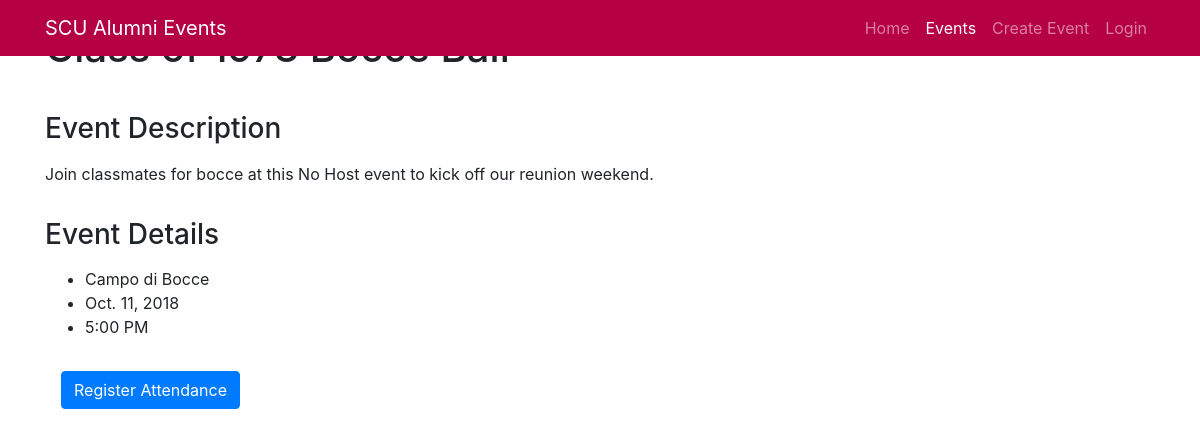
/attendance/events/9, run on an earlier commit of the app's database.
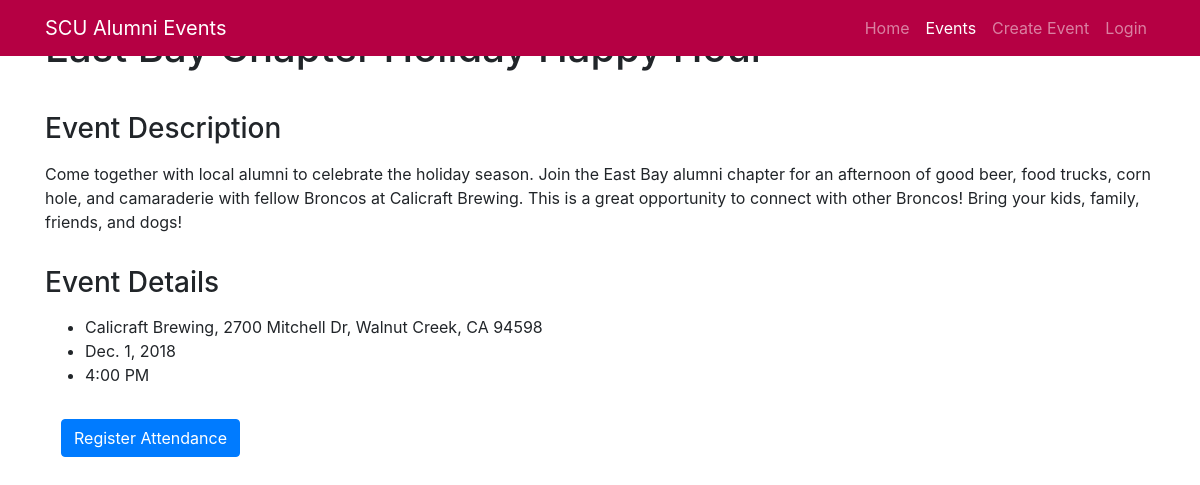
And on a later commit of the database.
### attendance/models.py (models this page shows, shortened)
class Event(models.Model):
    name = models.CharField(max_length=200, help_text='Enter an event name')
    description = models.TextField(
        max_length=1500, help_text='Enter an event description')
    location = models.CharField(
        max_length=75, help_text='Enter location of event')
    date = models.DateField()
    time = models.TimeField()
    numAttend = models.IntegerField(default=0)
    approved = models.BooleanField(default=False)
    event_fName = models.CharField(
        max_length=45, help_text='Enter your first name', null=True)
    event_lName = models.CharField(
        max_length=45, help_text='Enter your last name', null=True)
    event_email = models.EmailField(null=True)
    event_school = models.CharField(
        max_length=50, help_text='Enter school graduated from', null=True)
    event_yearGrad = models.PositiveSmallIntegerField(
        help_text='Enter graduation year', null=True)
    event_major = models.CharField(
        max_length=70, help_text='Enter your major', null=True)

### attendance/views.py (the view)
# urls.py: path('events/<int:pk>', views.EventDetailView.as_view(), name='event_detail'),
class EventDetailView(generic.DetailView):
    model = Event
    template_name = 'eventDetail.html'

### attendance/templates/eventDetail.html (shortened to what this page needs)
<!DOCTYPE html>
<html lang="en">
<head>
  <link rel="stylesheet" href="https://stackpath.bootstrapcdn.com/bootstrap/4.1.3/css/bootstrap.min.css">
  <link href="https://s3-us-west-2.amazonaws.com/alumrecording/css/portfolio-item.css" rel="stylesheet">
</head>
<body>
  {% block navbar %}
  <nav class="navbar navbar-expand-lg navbar-dark fixed-top" style="background-color: #B50043">
    <div class="container">
      <a class="navbar-brand" href="{% url 'index' %}">SCU Alumni Events</a>
      <div class="collapse navbar-collapse" id="navbarResponsive">
        <ul class="navbar-nav ml-auto">
          <li class="nav-item">
            <a class="nav-link" href="{% url 'index' %}">Home</a>
          </li>
          <li class="nav-item active">
            <a class="nav-link" href="{% url 'events' %}">Events
            </a>
          </li>
          <li class="nav-item">
            <a class="nav-link" href="{% url 'new_event' %}">Create Event</a>
          </li>
          <li class="nav-item">
            {% if user.is_authenticated %}
            <a class="nav-link" href="{% url 'logout' %}">Logout</a>
            {% else %}
            <a class="nav-link" href="{% url 'login' %}">Login</a>
            {% endif %}
          </li>
        </ul>
      </div>
    </div>
  </nav>
  {% endblock %}
  {% block content %}
  <div class="container">
    <h1 class="my-4">{{ event.name }}</h1>
    <div class="container">
      <div class="row">
        <h3 class="my-3">Event Description</h3>
      </div>
      <div class="row">
        <p>{{ event.description }}</p>
      </div>
    </div>
    <div class="container">
      <div class="row">
        <h3 class="my-3">Event Details</h3>
      </div>
      <div class="row">
        <ul>
          <li>{{ event.location }}</li>
          <li>{{ event.date }}</li>
          <li>{{ event.time|time:'g:i A' }}</li>
        </ul>
      </div>
    </div>
    {% if event.approved == True %}
    <a class="btn btn-primary mt-3 ml-3" href="{% url 'attend' event.pk %}">Register Attendance</a>
    {% endif %}
  </div>
  {% endblock %}
</body>
</html>

What changed in the data, as far as the page shows it:
changed Event: description "Join classmates for bocce at this No Host event to kick off our reunion weekend." → "Come together with local alumni to celebrate the holiday season. Join the East Bay alumni chapter for an afternoon of good beer, food trucks, corn hole, and camaraderie with fellow Broncos at Calicraft Brewing. This is a great opportunity to connect with other Broncos! Bring your kids, family, friends, and dogs!"; location "Campo di Bocce" → "Calicraft Brewing, 2700 Mitchell Dr, Walnut Creek, CA 94598"; date "Oct. 11, 2018" → "Dec. 1, 2018"; time "5:00 PM" → "4:00 PM"
